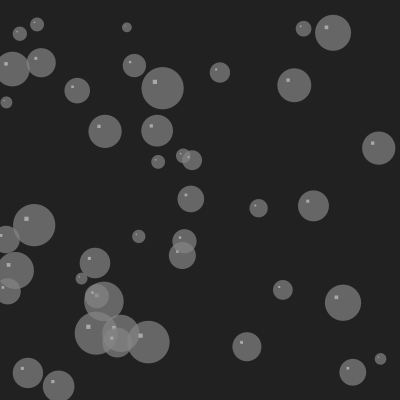
Frame 1 (no input)
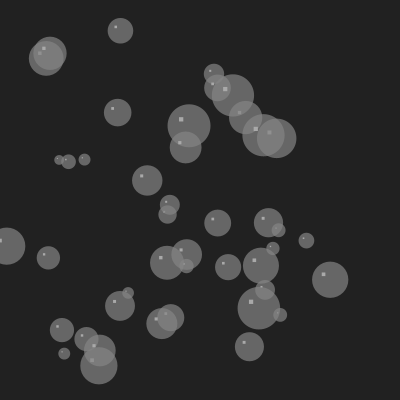
Frame 60 (the mouse pressed at the canvas centre just before this capture)
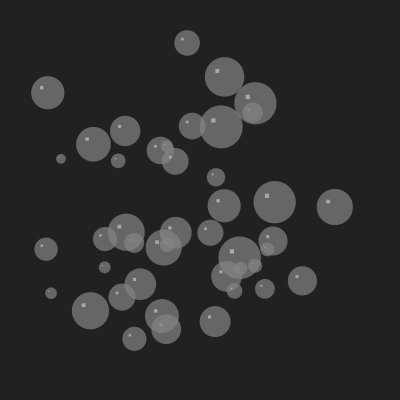
Frame 120 (the mouse held since frame 60 and released just before this capture)

The Processing sketch that drew these frames (run headless with seeded random() and noise(); from frame 60 on, the mouse is pressed at the canvas centre):

// Processing sketch: processing_77678
// ── processing_77678.pde

final int figQty = 44;
final int minFig = 8;
final int maxFig = 44;
final float easing = 0.02;
float[] xxx, yyy, siz, deltx, delty, col, goalx, goaly;
 
void setup( )
{
  size( 400, 400 );
  noStroke();
  smooth();
  final float speedDemon = width/2/60;
 
  xxx= new float [figQty] ;
  randoPop(xxx, 0, width);
  yyy  = new float [figQty] ;
  randoPop(yyy, 0, height);
  siz  = new float [figQty] ;
  randoPop(siz, minFig, maxFig );
  deltx = new float [figQty] ;
  randoPop(deltx, -speedDemon, speedDemon);
  delty = new float [figQty] ;
  randoPop(delty, -speedDemon, speedDemon);
  goalx = new float [figQty] ;
  randoPop(goalx, 0, width);
  goaly = new float [figQty] ;
  randoPop(goaly, 0, height);
}
void draw( )
{
  background(33);
 
  ease();
  refresh();
}
 
void refresh() {
if (frameCount % 100 == 99) {
 
    randoPop(goalx, 0, width);
    randoPop(goaly, 0, height);
  }
}
 
void ease() {
 
for (int i = 0 ; i < maxFig ; i++) {
 fill(133, 177);
    ellipse( xxx[i], yyy[i], siz[i], siz[i]);
     fill(169, 255);
    rect( xxx[i]-(2.33*siz[i]/10), yyy[i]-(2*siz[i]/10), siz[i]/10, siz[i]/10);
   
  deltx[i] = goalx[i] - xxx[i];
  if (abs(deltx[i]) > 1) {
    xxx[i] += deltx[i] * easing;
  }
 
  delty[i] = goaly[i] - yyy[i];
  if (abs(delty[i]) > 1) {
    yyy[i] += delty[i] * easing;
  }}
}
 
 
 
void randoPop(float[] farray, float low, float high) {
  for (int i = 0 ; i<farray.length ; i++) {
    farray[i] = random(low, high);
  }
}
